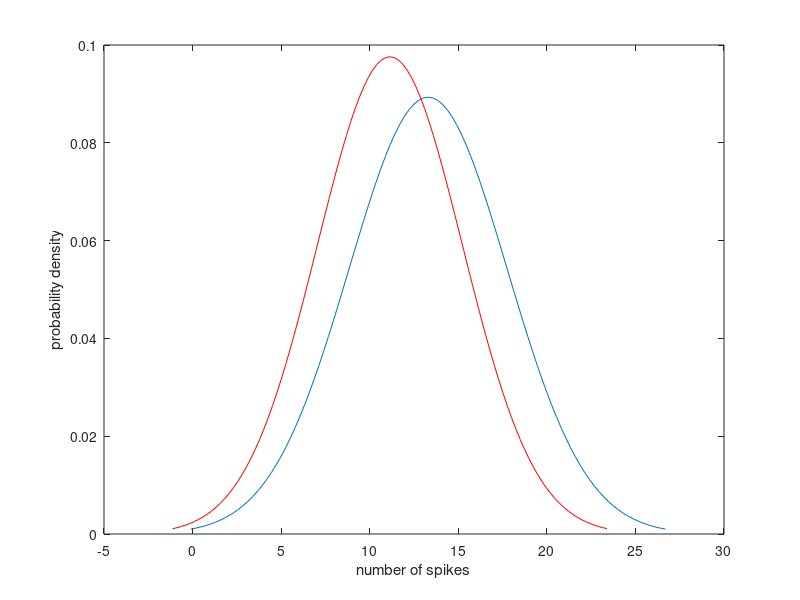
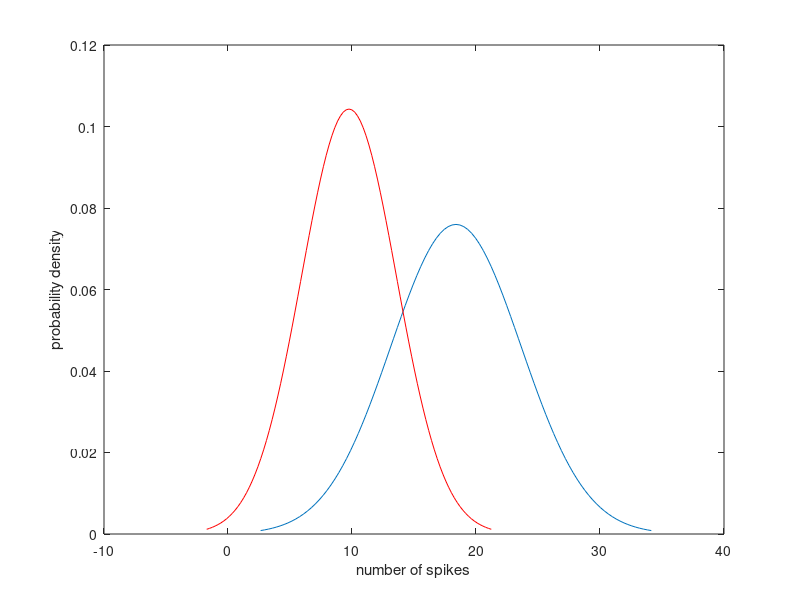
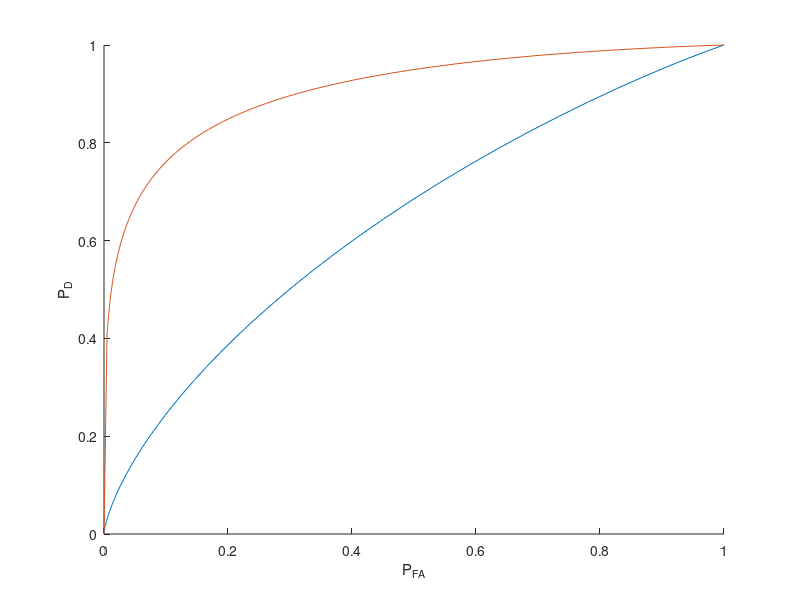
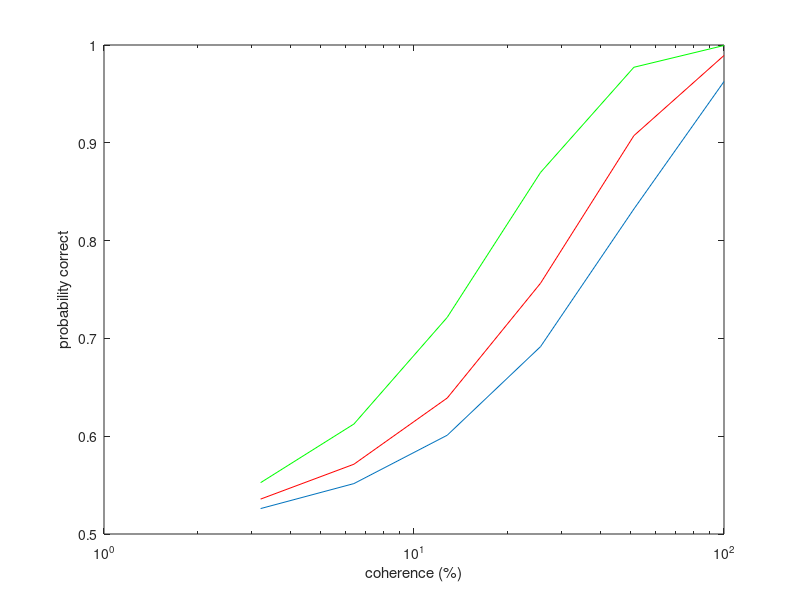

MATLAB code for these plots, in order:
%
%  Gabbiani & Cox, Mathematics for Neuroscientists
%

%uncomment to plot a typical psychometric function
%alpha = 6.1;
%beta = 1.17;

%c = 0.1:0.1:100;
%p = 1 - 0.5*exp( -(c/alpha).^beta );

%figure; semilogx(c,p);


%plot the distributions of spikes in the two conditions
%for 3 coherence levels

c_vals = [3.2 6.4 12.8 25.6 51.2 100];

t_obs = 0.5; %half a second
m_p = (0.265*c_vals + 23.2)*t_obs;
m_a = (-0.072*c_vals + 23.2)*t_obs;

s_p = sqrt(1.5*m_p);
s_a = sqrt(1.5*m_a);

for i = 3:2:5
    figure;
    dx = 6*s_p(i)/100;
    x = m_p(i)-3*s_p(i):dx:m_p(i)+3*s_p(i);
    y = normpdf(x,m_p(i),s_p(i));
    plot(x,y);
    hold on;
 
    dx = 6*s_a(i)/100;
    x = m_a(i)-3*s_a(i):dx:m_a(i)+3*s_a(i);
    y = normpdf(x,m_a(i),s_a(i));
    plot(x,y,'r');
    xlabel('number of spikes');
    ylabel('probability density');

end;

figure; hold on;
pc_vect = zeros(size(c_vals));
pc_2afc_vect = zeros(size(c_vals));
for i = 1:length(c_vals)
    %compute the roc curve
    mu_y = (m_p(i) - m_a(i))/s_a(i);
    s_y = s_p(i)/s_a(i);

    rho_0 = 2*s_y^2*log(s_y);

    l_val_vect = -3:0.05:3;
    pfa_vect = zeros(size(l_val_vect));
    pd_vect = zeros(size(l_val_vect));

    for j = 1:length(l_val_vect)
        l_val = l_val_vect(j);
        rho = rho_0 + 2*s_y^2*l_val;

        d_y2 = s_y^2*(mu_y^2+rho)-rho;
    
        if ( d_y2 > 0 )
            d_y = sqrt(s_y^2*(mu_y^2+rho)-rho);

            y_p = (-mu_y + d_y)/(s_y^2-1);
            y_m = (-mu_y - d_y)/(s_y^2-1);

            pfa_vect(j) = normcdf(y_m,0,1) + (1-normcdf(y_p,0,1));
            pd_vect(j) = normcdf(y_m,mu_y,s_y) + (1-normcdf(y_p,mu_y,s_y));
        else
            pfa_vect(j) = NaN;
            pd_vect(j) = NaN;
        end;
    
    end;

    inds1 = find(~isnan(pfa_vect));
    inds2 = find(~isnan(pd_vect));

    if ( ~isempty(find(inds1 ~= inds2)) )
        disp('error not the same NaN indices');
        return;
    end;

    [pfa_incr, ix] = sort(pfa_vect(inds1));
    pfa_incr = [0 pfa_incr 1];

    pd_incr = pd_vect(inds1(ix));
    pd_incr = [0 pd_incr 1];

    if ( (i == 3) | (i == 5) )
        plot(pfa_incr,pd_incr);
    end;
    
   
    %figure; plot(pfa_incr,pd_incr);
    
    err_incr = 0.5*pfa_incr + 0.5*(1-pd_incr);
    
    %figure; plot(pfa_incr,err_incr);
    
    pc_vect(i) = 1 - min(err_incr);

    %compute the area under the roc curve
    pc_2afc_vect(i) = trapz(pfa_incr,pd_incr);
end;
xlabel('P_F_A');
ylabel('P_D');


figure; semilogx(c_vals,pc_vect);
hold on; semilogx(c_vals,pc_2afc_vect,'r');

alpha = 20;
beta = 1.2;
p_psycho = 1 - 0.5*exp( -(c_vals/alpha).^beta );
semilogx(c_vals,p_psycho,'g');
xlabel('coherence (%)');
ylabel('probability correct');

%s_plot = 10;
%dx = 2*s_plot*s_y/1000;
%x = mu_y-s_plot*s_y:dx:mu_y+s_plot*s_y;
%y = normpdf(x,mu_y,s_y);
%plot(x,y);

%hold on;

%dx = 2*s_plot/1000;
%x = -s_plot:dx:s_plot;
%y = normpdf(x,0,1);
%plot(x,y,'r');
